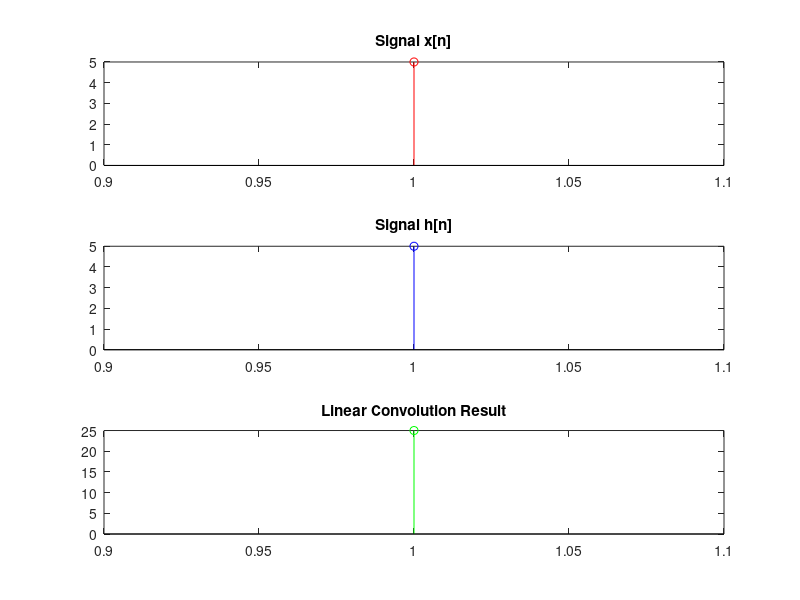
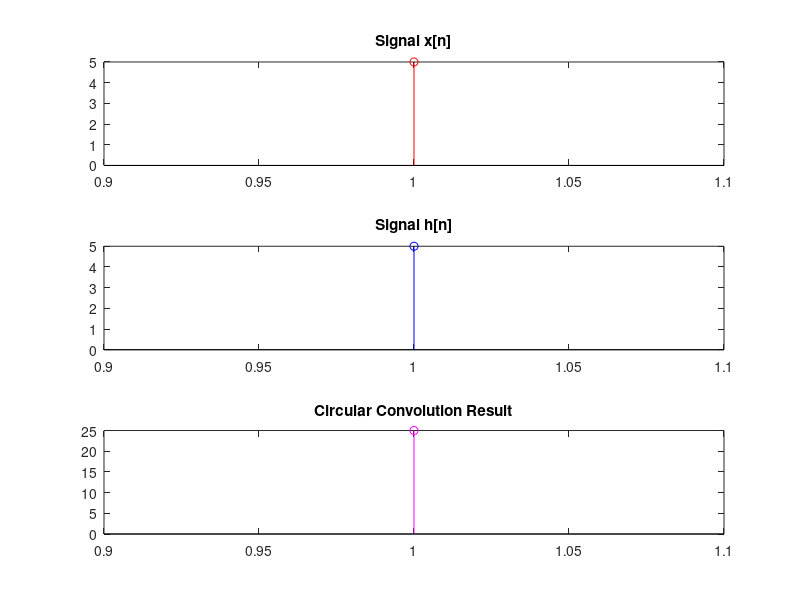

These figures' MATLAB source, in order:
% Compute linear and circular convolution of two discrete time signal sequences

% Input signals
x = input('Enter the first signal x[n] as a vector: ');
h = input('Enter the second signal h[n] as a vector: ');

% Linear convolution
y_linear = conv(x, h);

% Circular convolution
N = max(length(x), length(h));
x_padded = [x, zeros(1, N - length(x))];
h_padded = [h, zeros(1, N - length(h))];
y_circular = ifft(fft(x_padded) .* fft(h_padded));

% Display results
disp('Linear Convolution Result:');
disp(y_linear);

disp('Circular Convolution Result:');
disp(y_circular);

% Plotting
subplot(3,1,1);
stem(x, 'r');
title('Signal x[n]');

subplot(3,1,2);
stem(h, 'b');
title('Signal h[n]');

subplot(3,1,3);
stem(y_linear, 'g');
title('Linear Convolution Result');

figure;

subplot(3,1,1);
stem(x, 'r');
title('Signal x[n]');

subplot(3,1,2);
stem(h, 'b');
title('Signal h[n]');

subplot(3,1,3);
stem(y_circular, 'm');
title('Circular Convolution Result');
